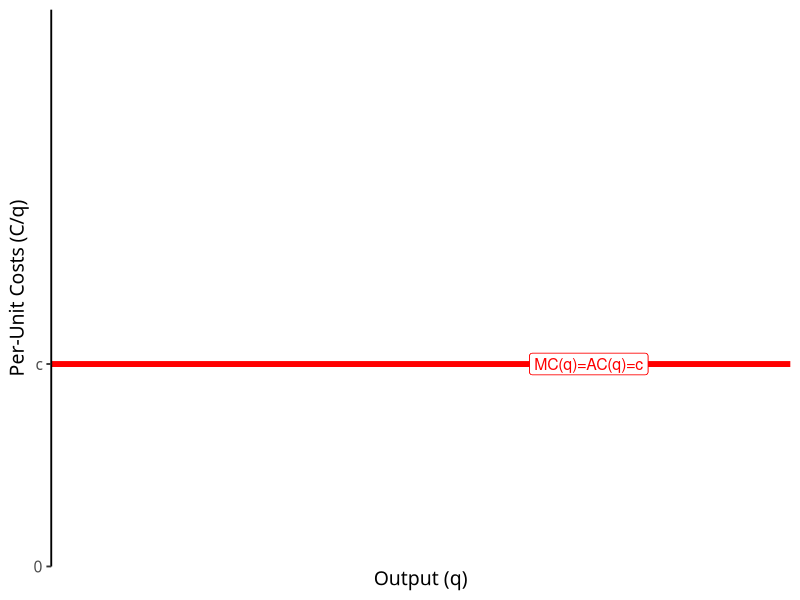
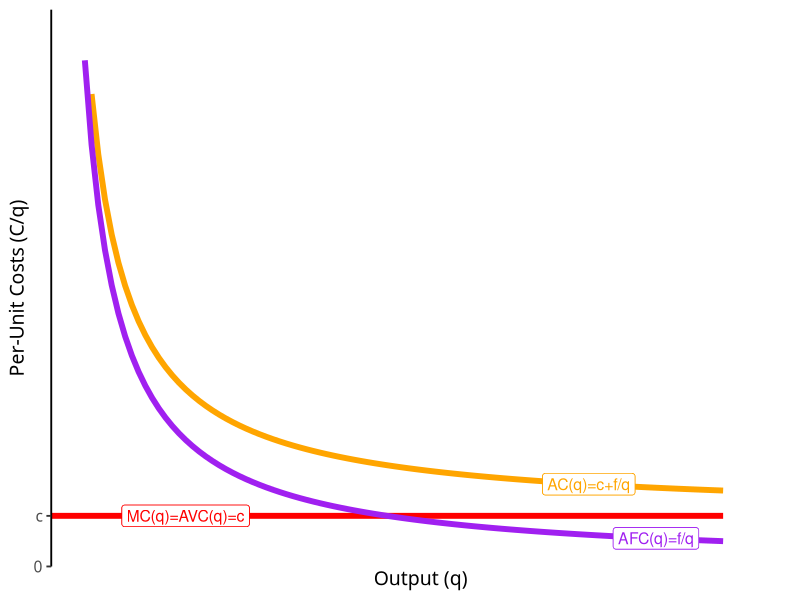

The R source for these figures, in order:
## ---- chunk 1
#| echo: false
#| warning: false
#| message: false
library(tidyverse)
library(ggrepel)
knitr::opts_chunk$set(message = F,
                      warning = F,
                      echo = F,
                      fig.retina = 3,
                      fig.align = "center")
## ---- chunk 2
ggplot(data.frame(x=c(0,10)), aes(x=x))+
  #stat_function(fun=mc_c, geom="line", size=2, color="red")+
  geom_hline(yintercept=2, color="red", size=2)+
  geom_label(aes(x=8,y=2), color = "red", label="MC(q)=AC(q)=c", size = 4)+
  scale_x_continuous(breaks=NULL,
                     limits=c(0,10),
                     expand=expand_scale(mult=c(0,0.1)))+
  scale_y_continuous(breaks=c(0,2),
                     labels=c(0,"c"),
                     limits=c(0,5),
                     expand=expand_scale(mult=c(0,0.1)))+
  labs(x = "Output (q)",
       y = "Per-Unit Costs (C/q)")+
  theme_classic(base_family = "Fira Sans Condensed", base_size=14)
## ---- chunk 3
cc_f<-function(x){10/x}
cc_mc<-function(x){2}
cc_ac<-function(x){2+10/x}

ggplot(data.frame(x=c(0,10)), aes(x=x))+
  stat_function(fun=cc_mc, geom="line", size=2, color="red")+
  geom_label(aes(x=2,y=cc_mc(2)), color = "red", label="MC(q)=AVC(q)=c", size = 4)+
  stat_function(fun=cc_ac, geom="line", size=2, color="orange")+
  geom_label(aes(x=8,y=cc_ac(8)), color = "orange", label="AC(q)=c+f/q", size = 4)+
  stat_function(fun=cc_f, geom="line", size=2, color="purple")+
  geom_label(aes(x=9,y=cc_f(9)), color = "purple", label="AFC(q)=f/q", size = 4)+
  scale_x_continuous(breaks=NULL,
                     limits=c(0,10),
                     expand=expand_scale(mult=c(0,0.1)))+
  scale_y_continuous(breaks=c(0,2),
                     labels=c(0,"c"),
                     limits=c(0,20),
                     expand=expand_scale(mult=c(0,0.1)))+
  labs(x = "Output (q)",
       y = "Per-Unit Costs (C/q)")+
  theme_classic(base_family = "Fira Sans Condensed", base_size=14)
